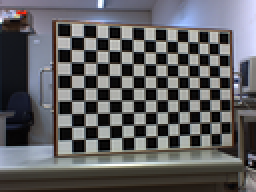
%> input picture Assignment 2/Images/chess_2.png, 128 x 96 px, shrunk from 1024 x 768 before the run (shown 2 times larger)
$ octave execute.m   (GNU Octave 9; MATLAB toolbox functions it lacks are replaced by stand-ins)
%> lines starting %> are read from the running program, lines starting %| are printed output that depends on the picture
### Assignment 2/Code/corner_detection.m
function [histogram_values, list] = corner_detection(image, N, sigma, verbose)
    [width, height] = size(image);

    %calculate gradient
    Sobel_hor_mask = [-1 -2 -1; 0 0 0; 1 2 1];
    Sobel_ver_mask = [-1 0 1; -2 0 2; -1 0 1];

    Ix = imfilter(image, Sobel_hor_mask);
    Iy = imfilter(image, Sobel_ver_mask);

    Ix = double(Ix);
    Iy = double(Iy);

    %number of pixels calculated by neighborhood -> 2N + 1
    limit = 2*N+1;

    %list to save the coordinates of point P of which lambda2 is higher
    %than sigma
    list = [];
    histogram_values = [];
    plot_C = [];

    %calculate matrix C for each neighborhood Q
    for px = 1 + limit : width - limit
        for py = 1 + limit : height - limit
            %sum of the gradient points in the neighborhood to save in the
            %matrix C
            Q_Ix_Iy = sum(sum(Ix(px - limit : px + limit, py - limit : py + limit) .* Iy(px - limit : px + limit, py - limit : py + limit)));
            Q_Ix_2 = sum(sum(Ix(px - limit : px + limit, py - limit : py + limit).^2));
            Q_Iy_2 = sum(sum(Iy(px - limit : px + limit, py - limit : py + limit).^2));

            %calculate the eigenvector of C
            C = [Q_Ix_2 Q_Ix_Iy; Q_Ix_Iy Q_Iy_2];
            C = eig(C);
            plot_C = [plot_C; C];

            %save the lowest value of lambda2 in the matrix C
            minimum = min(C);
            histogram_values = [histogram_values; minimum];

            %if the minor value of lambda2 is equal or higher than sigma,
            %then we save the value and the coordinates of the point P in
            %the list
            if minimum >= sigma
                list = [list; minimum px py];
            end
        end
    end

    if verbose == 1
        plot(plot_C, 'k');
        str = sprintf('Tension Vector of Matrix C, %d*%d', limit, limit);
        title(str);
        str = sprintf('tension_%d_%d', limit, limit);
        saveas(gcf, str, 'jpg');
        close all;
    end

    %sort list by descending order (-1) on first row
    list = sortrows(list, -1);
    [x, ~] = size(list);
    deleteFromList = [];

    for iterator = 1 : x
        %saves the point existent in the iteration
        px = list(iterator, 2);
        py = list(iterator, 3);

        %verifies if it exists some point in the list which belongs to the neighborhood
        firstPoint = exists(list(1:iterator, 2), px - limit:px + limit);
        secondPoint = exists(list(1:iterator, 3), py - limit:py + limit);

        %if some point belongs in the neighborhood, then it's saved in the
        %list of deleted points to be deleted later
        if firstPoint == 1 && secondPoint == 1
             deleteFromList = [deleteFromList; iterator];
        end
    end

    %deletes the existent points
    list(deleteFromList, :) = [];
end

function found = exists(list, array)
    found = 0;

    [m, n] = size(list);
    k = size(array);

    if m < 1 || n < 1
        return;
    end

    for i = 1 : m
        for j = 1 : n
            for q = 1 : k
                if(list(i,j) == array(q))
                    found = 1;
                    return;
                end
            end
        end
    end
end

### Assignment 2/Code/execute.m
clear all
clc

image = imread('../Images/chess_2.png');
%> image is the input picture: size 96x128x3 uint8; mean R, G, B 95, 94.6, 96.8
image = rgb2gray(image);
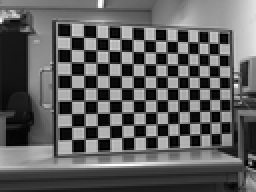
%> image: size 96x128 uint8 (shown 2 times larger); min 0, max 255, mean 95

%exercise 1

%the function receives an image, a N, used to calculate the neighborhood
%(2N+1) and sigma value to define which lambda2 is saved on the list
%returns the list with the lambda2 values filtered with the neighborhood and their points
[histogram_values, list] = corner_detection(image, 1, 250000, 1);
%> in corner_detection, `Ix = imfilter(image, Sobel_hor_mask);`:
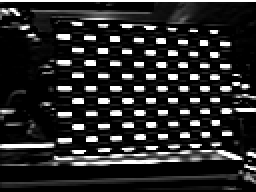
%> Ix: size 96x128 uint8 (shown 2 times larger); min 0, max 255, mean 41.5
%> in corner_detection, `Iy = imfilter(image, Sobel_ver_mask);`:
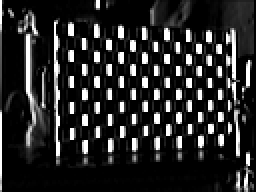
%> Iy: size 96x128 uint8 (shown 2 times larger); min 0, max 255, mean 40.4
%> in corner_detection, `title(str);`:
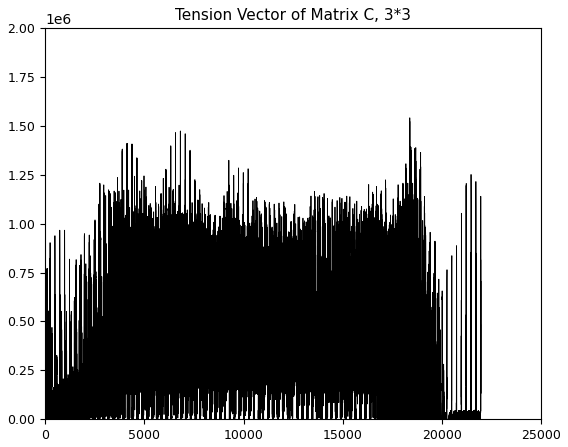
%> figure redrawn from the program's plot data; curve peaks at x = 18376, y = 1540797
%> the loop in corner_detection, `for iterator = 1 : x` made 4334 passes
%> (px, py, firstPoint, secondPoint) on passes 1 to 12: (17, 34, 0, 0), (18, 59, 0, 0), (21, 31, 1, 0), (30, 47, 0, 0), (62, 41, 0, 0), (28, 51, 0, 0), (22, 57, 0, 0), (24, 53, 1, 0), (49, 41, 0, 0), (19, 82, 0, 0), (20, 31, 1, 0), (19, 59, 0, 0)
%> (px, py, firstPoint) on pass 58: (43, 47, 1)

%exercise 2
[n, h] = hist(histogram_values, 15);
bar(h, n);
title('Histogram of \lambda_2 along the image chess2.png');
set(gca,'YScale','log');
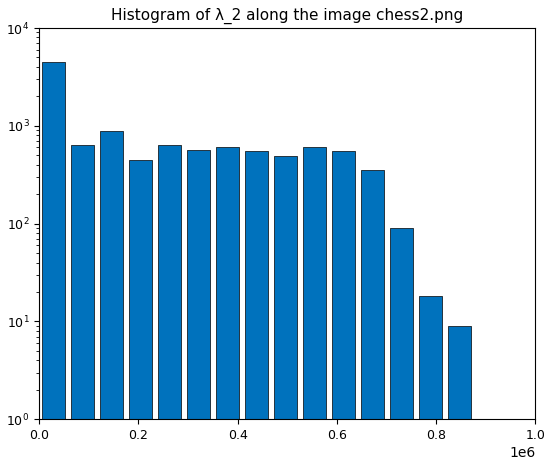
%> figure redrawn from the program's plot data; tallest bar 4540 high, from x = 5842.7 to 52584.4
saveas(gcf, '../Output/histogram_chess2_3_3', 'jpg');

%exercise 3
imshow(image);
hold on;
plot(list(:,3), list(:,2), 'r+');
title('Image with corners detected');
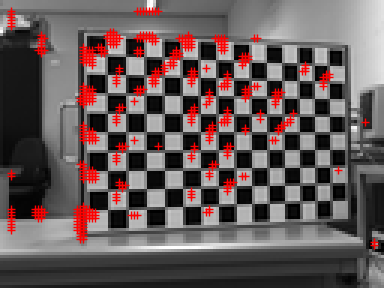
%> figure redrawn from the program's plot data; shown 3 times larger; its title reads 'Image with corners detected'
saveas(gcf, '../Output/corners_chess2_3_3', 'jpg');
close all;

%chess_2, 5*5
[histogram_values, list] = corner_detection(image, 2, 250000, 1);
%> call 2 of corner_detection, with N = 2, sigma = 250000, verbose = 1
%> in corner_detection (call 2), `title(str);`:
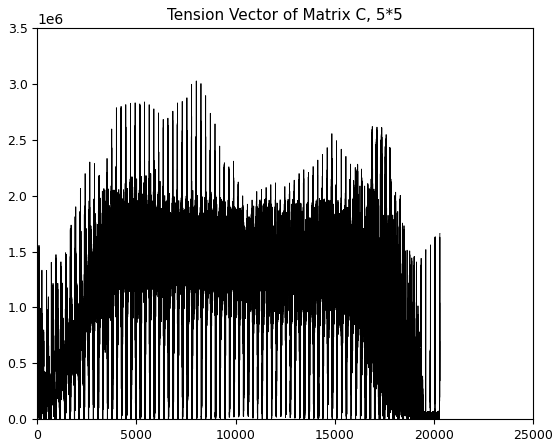
%> figure redrawn from the program's plot data; curve peaks at x = 8018, y = 3026353.9
%> (the run ends here)
